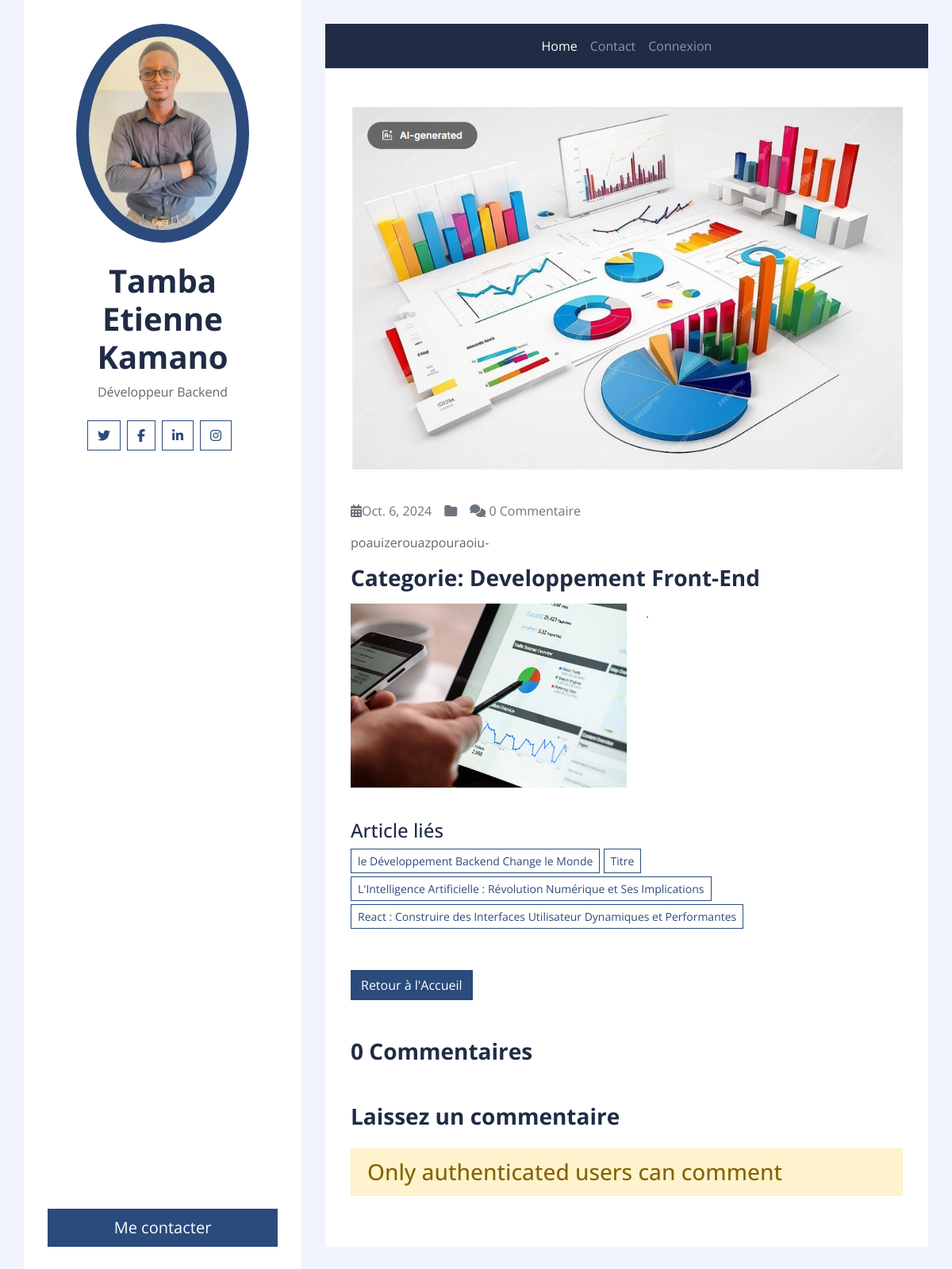
/detail-article/10/, run on the app's committed database.
### blogApp/models.py (models this page shows, shortened)
class Article(models.Model):
    title = models.CharField(max_length = 150)
    content = models.TextField()
    date = models.DateTimeField(auto_now=True, auto_now_add=False)
    image = models.ImageField(upload_to='image-blog', height_field=None, width_field=None, max_length=100)
    category = models.ManyToManyField(Category)
    user = models.ForeignKey(User,on_delete=models.CASCADE)
    class Meta:
        ordering = ('date',)

class Category(models.Model):
    name = models.CharField(max_length = 150)
    image = models.ImageField(upload_to="category_images", height_field=None, width_field=None, max_length=100)
    class Meta:
        verbose_name = ("Category")
        verbose_name_plural = ("Categories")

### blogApp/views.py (the view, shortened to what this page needs)
# urls.py: path('detail-article/<int:pk>/',ArticleDetailView.as_view(),name="detail-article"),
class ArticleDetailView(DetailView):
    model = Article
    template_name = 'blogApp/article_detail.html'
    context_object_name = 'article'
    def get_context_data(self, **kwargs):
        context = super().get_context_data(**kwargs)
        article = self.object
        categories = article.category.all()
        related_articles = Article.objects.filter(category__in=categories).exclude(pk=article.pk).distinct()
        comments = Comment.objects.filter(article=article)
        context['comment_form'] = CommentForm()
        context['comments'] = comments
        context['related_articles'] = related_articles
        return context

### blogApp/templates/blogApp/article_detail.html (shortened to what this page needs)
{% extends "base.html" %}
{% load static %}
{% block containt %}
     <div class="container py-5 px-2 bg-white">
        <div class="row px-4">
            <div class="col-12">
                <img class="img-fluid mb-4" src="{{article.image.url}}" alt="{{article.title}}">
                <div class="d-flex">
                    <p class="mr-3 text-muted"><i class="fa fa-calendar-alt"></i>{{article.date|date}}</p>
                    <p class="mr-3 text-muted"><i class="fa fa-folder"></i>
                    </p>
                    <p class="mr-3 text-muted"><i class="fa fa-comments"></i> {{article.comment_set.count}} Commentaire</p>
                </div>
                <p>{{article.content|slice:':200'}}-</p>
                <h3 class="mb-3 font-weight-bold">Categorie: {{article.category.first.name}}</h3>
                <img class="w-50 float-left mr-4 mb-3" src="{{article.category.first.image.url}}" alt="Image">
                <p>{{article.content|slice:'200:'}}.</p>
            </div>
            <div class="col-12 py-4">
                <h4>Article liés</h4>
                {% if related_articles %}
                    {% for ar in related_articles %}
                        <a href="{% url 'detail-article' ar.pk %}" class="btn btn-sm btn-outline-primary mb-1">{{ar.title}}</a>
                    {% endfor %}
                {% else %}
                    <p class="alert alert-info">Accun autre article lié cet article</p>
                {% endif %}
            </div>
            <div class="col-12 py-4">
               <a class="btn btn-primary" href="{% url 'home' %}">Retour à l'Accueil</a>
            </div>
            <div class="col-12 py-4">
                <h3 class="mb-4 font-weight-bold">{{article.comment_set.count}} Commentaires</h3>
            </div>
            <div class="col-12">
                <h3 class="mb-4 font-weight-bold">Laissez un commentaire</h3>
               {% if user.is_authenticated %}
                <form method="post">
                    {% csrf_token %}
                    <div class="form-group">
                        <label for="id_content">Comment</label>
                        {{ comment_form.content }}
                        {{ comment_form.content.errors }}
                    </div>
                    <button type="submit" class="btn btn-primary">Commenter</button>
                </form>
                {% else %}
                    <h3 class="alert alert-warning">Only authenticated users can comment</h3>
                {% endif %}
            </div>
        </div>
    </div>
{% endblock containt %}

### account/templates/base.html (shortened to what this page needs)
{% load static %}
<!DOCTYPE html>
<html lang="fr">
<head>
    {% block header_style %}
        {% include "blogApp/_partials/header_link.html" %}
    {% endblock header_style %}
</head>
<body >
  <div class="wrapper">
        {% include "blogApp/_partials/sidebar.html" %}
      <div class="content">
        {% block navbar %}
          {% include "blogApp/_partials/navbar.html" %}
        {% endblock navbar %}
        {% block containt %}{% endblock containt %}
      </div>
  </div>
</body>
</html>

### blogApp/templates/blogApp/_partials/header_link.html (shortened to what this page needs)
{% load static %}
<link rel="stylesheet" href="https://cdnjs.cloudflare.com/ajax/libs/font-awesome/6.6.0/css/all.min.css" />
<link href="{% static 'blogApp/css/style.css' %}" rel="stylesheet">

### blogApp/templates/blogApp/_partials/sidebar.html (shortened to what this page needs)
{% load static %}
<div class="sidebar">
    <div class="sidebar-text d-flex flex-column h-100 justify-content-center text-center">
        <img class="mx-auto d-block w-75 bg-primary img-fluid rounded-circle mb-4 p-3" src="{% static 'blogApp/img/photo.jpg'%}" alt="Image">
        <h1 class="font-weight-bold">Tamba Etienne Kamano</h1>
        <p class="mb-4">
            Développeur Backend
        </p>
        <div class="d-flex justify-content-center mb-5">
            <a class="btn btn-outline-primary mr-2" href="#"><i class="fab fa-twitter"></i></a>
            <a class="btn btn-outline-primary mr-2" href="#"><i class="fab fa-facebook-f"></i></a>
            <a class="btn btn-outline-primary mr-2" href="#"><i class="fab fa-linkedin-in"></i></a>
            <a class="btn btn-outline-primary mr-2" href="#"><i class="fab fa-instagram"></i></a>
        </div>
        <a href="" class="btn btn-lg btn-block btn-primary mt-auto">Me contacter</a>
    </div>
</div>

### blogApp/templates/blogApp/_partials/navbar.html (shortened to what this page needs)
<div class="container p-0">
    <nav class="navbar navbar-expand-lg bg-secondary navbar-dark">
        <div class="collapse navbar-collapse justify-content-between" id="navbarCollapse">
            <div class="navbar-nav m-auto">
                <a href="{% url 'home' %}" class="nav-item nav-link active">Home</a>
                <a href="#" class="nav-item nav-link">Contact</a>
                {% if user.is_authenticated %}
                    {% if user.is_writer or user.is_superuser %}
                        <a href="{% url 'article-create' %}" class="nav-item nav-link">Nouvel Article</a>
                    {% endif %}
                    <a href="{% url 'account:logout' %}" class="nav-item nav-link text-danger">Déconnexion</a>
                    <button type="button" class="nav-item nav-link btn btn-link" data-bs-toggle="modal" data-bs-target="#exampleModal" data-bs-whatever="@mdo"> <i class="fas fa-user"></i> {{ user.username }}</button>
                {% else %}
                    <a href="{% url 'account:login' %}" class="nav-item nav-link">Connexion</a>
                {% endif %}
            </div>
        </div>
    </nav>
</div>

### data on the page
Article: image (picture), date "Oct. 6, 2024", comment_set.count "0", content "poauizerouazpouraoiu", category.first.name "Developpement Front-End", category.first.image (picture)
Article: title "le Développement Backend Change le Monde"
Article: title "Titre"
Article: title "L'Intelligence Artificielle : Révolution Numérique et Ses Implications"
Article: title "React : Construire des Interfaces Utilisateur Dynamiques et Performantes"
